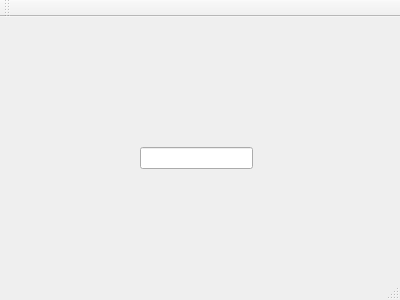
<?xml version="1.0" encoding="UTF-8"?>
<ui version="4.0">
 <class>MainWindow</class>
 <widget class="QMainWindow" name="MainWindow">
  <property name="geometry">
   <rect>
    <x>0</x>
    <y>0</y>
    <width>400</width>
    <height>300</height>
   </rect>
  </property>
  <property name="windowTitle">
   <string>MainWindow</string>
  </property>
  <widget class="QWidget" name="centralWidget">
   <widget class="QLineEdit" name="lineEdit">
    <property name="geometry">
     <rect>
      <x>140</x>
      <y>130</y>
      <width>113</width>
      <height>22</height>
     </rect>
    </property>
   </widget>
  </widget>
  <widget class="QMenuBar" name="menuBar">
   <property name="geometry">
    <rect>
     <x>0</x>
     <y>0</y>
     <width>400</width>
     <height>19</height>
    </rect>
   </property>
  </widget>
  <widget class="QToolBar" name="mainToolBar">
   <attribute name="toolBarArea">
    <enum>TopToolBarArea</enum>
   </attribute>
   <attribute name="toolBarBreak">
    <bool>false</bool>
   </attribute>
  </widget>
  <widget class="QStatusBar" name="statusBar"/>
 </widget>
 <layoutdefault spacing="6" margin="11"/>
 <resources/>
 <connections/>
</ui>
